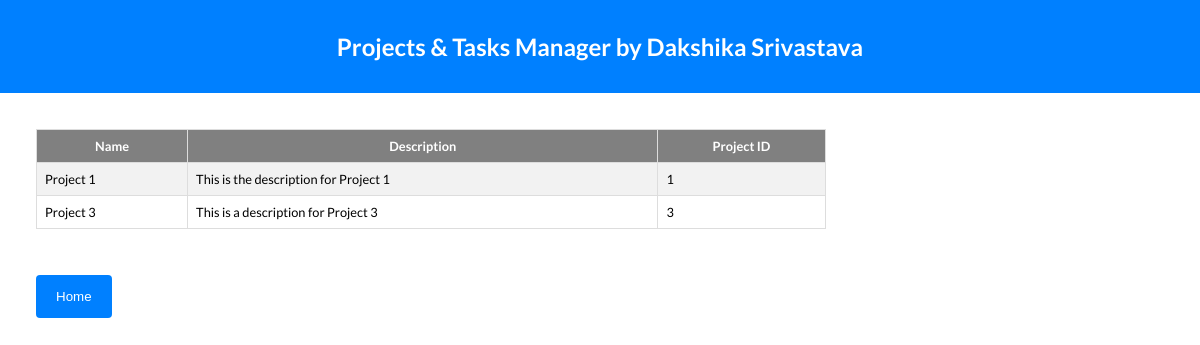
Page /list/ on the committed database.
### playground/models.py (models this page shows, shortened)
class ProjectsModel(models.Model):
    name = models.CharField(max_length=200, unique=True)
    description = models.TextField()
    email = models.EmailField()
    creation = models.DateField(_("Date"), default=datetime.today)
    completion = models.DateField(null=True, blank=True)
    status = models.CharField(
        max_length=8,
        choices=StatusChoices,
        default="INACTIVE"
    )

### playground/views.py (the view)
# urls.py: path('list/', views.list_view),
def list_view(request):
    context = {}
    context['dataset'] = ProjectsModel.objects.all()
    return render(request, "list_view.html", context)

### playground/templates/list_view.html (shortened to what this page needs)
<!DOCTYPE html>
<html lang="en">
<head>
    <link rel="stylesheet" type="text/css" href="../static/style.css" />
</head>
<body>
    <div class="nav">
        <h2>Projects & Tasks Manager by Dakshika Srivastava</h2>
    </div>
    <div class="main">
        <table class="tables">
            <tr>
                <th>Name</th>
                <th>Description</th>
                <th>Project ID</th>
            </tr>
            {% for data in dataset %}
            <tr>
                <td>{{ data.name }}</td>
                <td>{{ data.description }}</td>
                <td>{{ data.id }}</td>
            </tr>
            {% endfor %}
        </table>
        <br><br>
        <form action="/">
            <input type="submit" value="Home">
        </form>
    </div>
</body>
</html>

### playground/static/style.css (style rules this page uses)
body { font-family: 'Lato', Times, serif; margin: 0; padding: 0; display: block; }
.nav { padding: 1%; margin: 0; background-color: #0080ff; color: white; text-align: center; }
.tables { border-collapse: collapse; width: 70%; font-size: 0.8em; }
.tables th { background-color: grey; color: white; }
.tables td, .tables th { border: 1px solid #ddd; padding: 8px; }
.tables tr:nth-child(even) { background-color: #f2f2f2; }
input[type=submit] { background-color: #0080ff; color: white; padding: 14px 20px; margin: 8px 0; border: none; border-radius: 4px; cursor: pointer; }
.main { margin: 2%; padding: 1%; }

### rows in the picture
ProjectsModel: name "Project 1", description "This is the description for Project 1", id "1"
ProjectsModel: name "Project 3", description "This is a description for Project 3", id "3"
